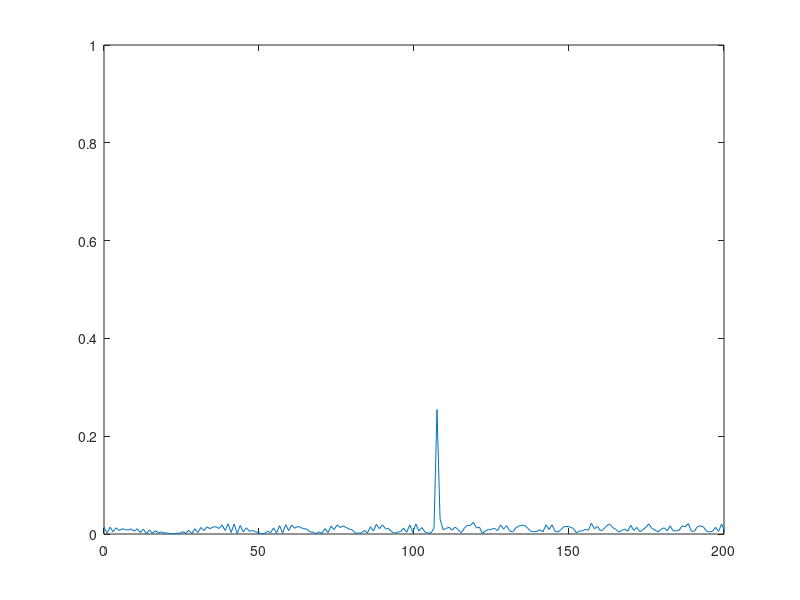
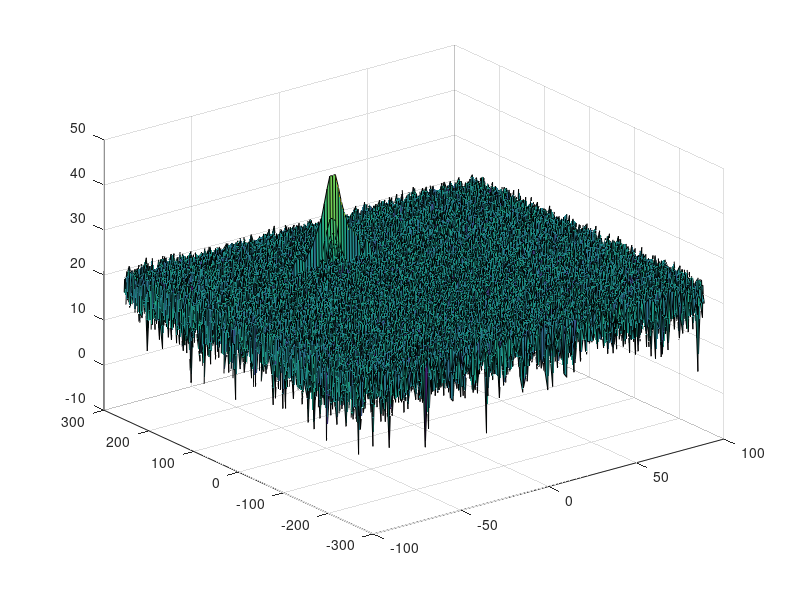
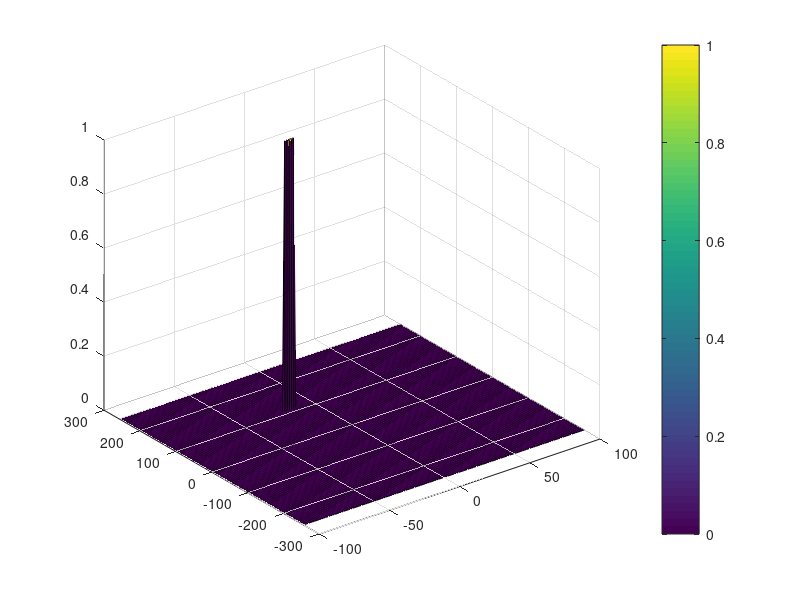

The MATLAB script that drew these images, in order:
clear all
clc;
close all;
%% Radar Specifications 
%%%%%%%%%%%%%%%%%%%%%%%%%%%
% Frequency of operation = 77GHz
% Max Range = 200m
% Range Resolution = 1 m
% Max Velocity = 100 m/s
%%%%%%%%%%%%%%%%%%%%%%%%%%%
c = 3*10^8;
delta_r = 1;
Rmax = 200;

%speed of light = 3e8
%% User Defined Range and Velocity of target
% *%TODO* :
% define the target's initial position and velocity. Note : Velocity
% remains constant
 R = 110;
 v = -20;
 x = R;

%% FMCW Waveform Generation

% *%TODO* :
%Design the FMCW waveform by giving the specs of each of its parameters.
% Calculate the Bandwidth (B), Chirp Time (Tchirp) and Slope (slope) of the FMCW
% chirp using the requirements above.
B = c/(2*delta_r);
Tchirp = 5.5*2*Rmax/c;
slope = B/Tchirp;

%Operating carrier frequency of Radar 
fc= 77e9;             %carrier freq

                                                          
%The number of chirps in one sequence. Its ideal to have 2^ value for the ease of running the FFT
%for Doppler Estimation. 
Nd=128;                   % #of doppler cells OR #of sent periods % number of chirps

%The number of samples on each chirp. 
Nr=1024;                  %for length of time OR # of range cells

% Timestamp for running the displacement scenario for every sample on each
% chirp
t=linspace(0,Nd*Tchirp,Nr*Nd); %total time for samples


%Creating the vectors for Tx, Rx and Mix based on the total samples input.
Tx=zeros(1,length(t)); %transmitted signal
Rx=zeros(1,length(t)); %received signal
Mix = zeros(1,length(t)); %beat signal

%Similar vectors for range_covered and time delay.
r_t=zeros(1,length(t));
td=zeros(1,length(t));


%% Signal generation and Moving Target simulation
% Running the radar scenario over the time. 

for i=1:length(t)     
    
    % *%TODO* :
    %For each time stamp update the Range of the Target for constant velocity. 
    r_t(i) = R + v*t(i);

    td(i) = 2*r_t(i)/c;
    
    % *%TODO* :
    %For each time sample we need update the transmitted and
    %received signal.
    Tx(i) = cos(2*pi*(fc*t(i) + slope*(t(i)^2)/2));
    Rx(i) = cos(2*pi*(fc*(t(i) - td(i)) + slope*((t(i) - td(i))^2)/2));
    
    % *%TODO* :
    %Now by mixing the Transmit and Receive generate the beat signal
    %This is done by element wise matrix multiplication of Transmit and
    %Receiver Signal
    Mix(i) = Tx(i) .* Rx(i);
end

%% RANGE MEASUREMENT

 % *%TODO* :
%reshape the vector into Nr*Nd array. Nr and Nd here would also define the size of
%Range and Doppler FFT respectively.
Mix  = reshape(Mix, [Nr, Nd]);

 % *%TODO* :
%run the FFT on the beat signal along the range bins dimension (Nr) and
%normalize.
Y = fft(Mix, [], 1);

 % *%TODO* :
% Take the absolute value of FFT output
% L = length(t);
L = Nr;
P2 = abs(Y/L);

 % *%TODO* :
% Output of FFT is double sided signal, but we are interested in only one side of the spectrum.
% Hence we throw out half of the samples.
P1 = P2(1:(L/2+1));

%plotting the range
figure ('Name','Range from First FFT')
% subplot(2,1,1)

 % *%TODO* :
 % plot FFT output 
Fs = 1000;
f = Fs*(0:(L/2))/L;
plot(f,P1) 
 
axis ([0 200 0 1]);

%% RANGE DOPPLER RESPONSE
% The 2D FFT implementation is already provided here. This will run a 2DFFT
% on the mixed signal (beat signal) output and generate a range doppler
% map.You will implement CFAR on the generated RDM


% Range Doppler Map Generation.

% The output of the 2D FFT is an image that has reponse in the range and
% doppler FFT bins. So, it is important to convert the axis from bin sizes
% to range and doppler based on their Max values.

Mix=reshape(Mix,[Nr,Nd]);

% 2D FFT using the FFT size for both dimensions.
sig_fft2 = fft2(Mix,Nr,Nd);

% Taking just one side of signal from Range dimension.
sig_fft2 = sig_fft2(1:Nr/2,1:Nd);
sig_fft2 = fftshift (sig_fft2);
RDM = abs(sig_fft2);
RDM = 10*log10(RDM) ;

%use the surf function to plot the output of 2DFFT and to show axis in both
%dimensions
doppler_axis = linspace(-100,100,Nd);
range_axis = linspace(-200,200,Nr/2)*((Nr/2)/400);
figure,surf(doppler_axis,range_axis,RDM);

%% CFAR implementation

%Slide Window through the complete Range Doppler Map

% *%TODO* :
%Select the number of Training Cells in both the dimensions.
Tr = 1;
Td = 2;

% *%TODO* :
%Select the number of Guard Cells in both dimensions around the Cell under 
%test (CUT) for accurate estimation
Gr = 1;
Gd = 2;

% *%TODO* :
% offset the threshold by SNR value in dB
offset = 10;

% *%TODO* :
%Create a vector to store noise_level for each iteration on training cells
noise_level = zeros(1,1);


% *%TODO* :
%design a loop such that it slides the CUT across range doppler map by
%giving margins at the edges for Training and Guard Cells.
%For every iteration sum the signal level within all the training
%cells. To sum convert the value from logarithmic to linear using db2pow
%function. Average the summed values for all of the training
%cells used. After averaging convert it back to logarithimic using pow2db.
%Further add the offset to it to determine the threshold. Next, compare the
%signal under CUT with this threshold. If the CUT level > threshold assign
%it a value of 1, else equate it to 0.
Nr = Nr / 2;

for i = (Tr + Gr + 1):(Nr - (Tr + Gr))
    for j = (Td + Gd + 1):(Nd - (Td + Gd))
        % Use RDM[x,y] as the matrix from the output of 2D FFT for implementing CFAR

        noise_level_full = sum(sum(db2pow(RDM((i - (Tr + Gr)):(i + Tr + Gr), (j - (Td + Gd)):(j + Td + Gd)))));
        noise_level_guard = sum(sum(db2pow(RDM((i - Gr):(i + Gr), (j - Gd):(j + Gd)))));
        noise_level = noise_level_full - noise_level_guard;
        
        numTrCell = (2*Tr + 2*Gr + 1)*(2*Td + 2*Gd + 1) - (2*Gr + 1)*(2*Gd + 1);
        threshold = (pow2db(noise_level/numTrCell)) + offset;
        
        if RDM(i,j) > threshold
            RDM(i,j) = 1;
        else
            RDM(i,j) = 0;
        end
    end
end
% *%TODO* :
% The process above will generate a thresholded block, which is smaller 
%than the Range Doppler Map as the CUT cannot be located at the edges of
%matrix. Hence,few cells will not be thresholded. To keep the map size same
% set those values to 0. 
for i = 1:Nr
    for j = 1:Nd
        if (RDM(i,j) == 0) || (RDM(i,j) == 1)
            continue
        else
            RDM(i,j) = 0;
        end
    end  
end

% *%TODO* :
%display the CFAR output using the Surf function like we did for Range
%Doppler Response output.
figure,surf(doppler_axis,range_axis,RDM);
colorbar;


 
 